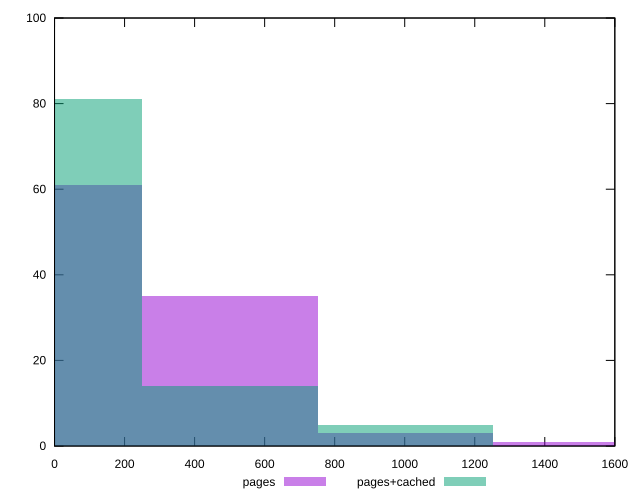

Source code (gnuplot):
reset

$pages <<EOF
0 61
501.2089919721106 35
1503.6269759163317 1
1002.4179839442212 3
EOF

$pagesCached <<EOF
0 81
501.2089919721106 14
1002.4179839442212 5
EOF

set key outside below
set boxwidth 501.2089919721106
set xrange [0:1600]
set yrange [0:100]
set trange [0:100]
set style fill transparent solid 0.5 noborder
set terminal svg size 640, 500 enhanced background rgb 'white'
set output "report_00015_2021-02-09T16-11-33.973Z/uses-http2/comparison/histogram/0_vs_1.svg"

plot $pages title "pages" with boxes, \
     $pagesCached title "pages+cached" with boxes

reset
